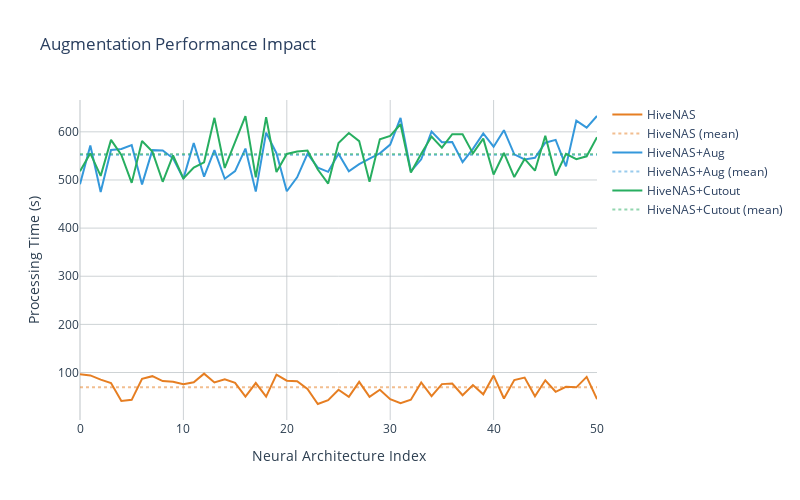

Notebook code for this chart:
### Markdown cell above
#### Augmentation Performance Impact
*Augmentation & Cutout impact on performance (resource-intensive image manipulation)*

### Code cell
''' Although Aug. and Cutout significiantly prevent overfitting, they dramatically increase training time '''

# Indices included in this analysis
dfs_idx = [0, 1, 3]

# Data manipulation
time_impact = {}
for (idx, (k, df)) in enumerate(main_dfs.items()):
    if idx not in dfs_idx:
        continue
        
    if main_dfs[k]['data'].empty:
        print(f'Skipping {main_dfs[k]["name"]}, no main data file found...\n')
        continue
        
    time_impact[main_dfs[k]['name']] = main_dfs[k]['data']['time'].values

# Truncate data lengths to match (for aesthetic purposes)
truncate_lists(time_impact)

# Figure customization
fig = go.Figure()
fig.update_layout(
    title='Augmentation Performance Impact',
    xaxis_title='Neural Architecture Index', 
    yaxis_title='Processing Time (s)',
    plot_bgcolor='white',
    autosize=False,
    width=800,
    height=500
)

fig.update_yaxes(color=PLOT_TEXT_COLOR,
                 zeroline=True,
                 zerolinewidth=1,
                 zerolinecolor=GRID_ZERO_LINE_COLOR,
                 gridcolor=GRID_LINE_COLOR)

fig.update_xaxes(color=PLOT_TEXT_COLOR,
                 zeroline=True,
                 zerolinewidth=1,
                 zerolinecolor=GRID_ZERO_LINE_COLOR,
                 gridcolor=GRID_LINE_COLOR)


for idx, (name, trace_data) in enumerate(time_impact.items()):
    # Traces
    fig.add_trace(go.Scatter(x=list(range(len(trace_data))), y=trace_data,
                             mode='lines',
                             name=name,
                             line=dict(color=TRACE_COLORS[idx])))
    fig.add_trace(go.Scatter(x=list(range(len(trace_data))), y=[trace_data.mean() for _ in range(len(trace_data))],
                             mode='lines',
                             name=f'{name} (mean)',
                             line=dict(color=TRACE_DOTTED_COLORS[idx], dash='dot')))


fig.write_image(ANALYSIS_RESULTS_PATH + 'aug_performance_impact.eps')

fig.show()

### Figure 1 — Plotly figure (JSON) as saved in the notebook; plotly's stock layout.template omitted (floating-point values rounded to 4 significant figures)
{"data": [{"line": {"color": "rgba(230,126,34,1.0)"}, "mode": "lines", "name": "HiveNAS", "type": "scatter", "x": [0, 1, 2, 3, 4, 5, 6, 7, 8, 9, 10, 11, 12, 13, 14, 15, 16, 17, 18, 19, 20, 21, 22, 23, 24, 25, 26, 27, 28, 29, 30, 31, 32, 33, 34, 35, 36, 37, 38, 39, 40, 41, 42, 43, 44, 45, 46, 47, 48, 49, 50], "y": [96.21, 93.93, 85.12, 78.24, 40.85, 43.25, 86.88, 92.39, 82.22, 80.59, 75.55, 79.88, 97.65, 79.42, 85.9, 78.45, 50.11, 78.18, 50.05, 95.75, 83.1, 82.08, 65.74, 34.6, 42.71, 64.31, 49.32, 80.64, 49.45, 64.39, 44.72, 36.4, 43.41, 79.34, 50.93, 75.93, 77.08, 52.73, 73.86, 54.74, 93.68, 45.99, 84.46, 89.53, 50.7, 83.9, 59.98, 70.22, 69.21, 90.98, 44.61]}, {"line": {"color": "rgba(230,126,34,0.5)", "dash": "dot"}, "mode": "lines", "name": "HiveNAS (mean)", "type": "scatter", "x": [0, 1, 2, 3, 4, 5, 6, 7, 8, 9, 10, 11, 12, 13, 14, 15, 16, 17, 18, 19, 20, 21, 22, 23, 24, 25, 26, 27, 28, 29, 30, 31, 32, 33, 34, 35, 36, 37, 38, 39, 40, 41, 42, 43, 44, 45, 46, 47, 48, 49, 50], "y": [69.4, 69.4, 69.4, 69.4, 69.4, 69.4, 69.4, 69.4, 69.4, 69.4, 69.4, 69.4, 69.4, 69.4, 69.4, 69.4, 69.4, 69.4, 69.4, 69.4, 69.4, 69.4, 69.4, 69.4, 69.4, 69.4, 69.4, 69.4, 69.4, 69.4, 69.4, 69.4, 69.4, 69.4, 69.4, 69.4, 69.4, 69.4, 69.4, 69.4, 69.4, 69.4, 69.4, 69.4, 69.4, 69.4, 69.4, 69.4, 69.4, 69.4, 69.4]}, {"line": {"color": "rgba(52,152,219,1.0)"}, "mode": "lines", "name": "HiveNAS+Aug", "type": "scatter", "x": [0, 1, 2, 3, 4, 5, 6, 7, 8, 9, 10, 11, 12, 13, 14, 15, 16, 17, 18, 19, 20, 21, 22, 23, 24, 25, 26, 27, 28, 29, 30, 31, 32, 33, 34, 35, 36, 37, 38, 39, 40, 41, 42, 43, 44, 45, 46, 47, 48, 49, 50], "y": [491.3, 571.8, 475.2, 562.4, 564.4, 572.3, 490.8, 562.0, 561.4, 544.9, 502.7, 576.7, 507.0, 562.0, 502.5, 518.3, 565.2, 475.8, 598.3, 555.5, 476.6, 505.5, 554.5, 525.6, 516.9, 554.4, 518.1, 532.9, 544.3, 555.4, 573.5, 628.8, 518.0, 542.9, 600.7, 578.6, 578.8, 537.2, 564.8, 596.8, 569.1, 603.4, 553.2, 542.8, 546.1, 577.4, 583.3, 528.3, 623.0, 608.7, 632.9]}, {"line": {"color": "rgba(52,152,219,0.5)", "dash": "dot"}, "mode": "lines", "name": "HiveNAS+Aug (mean)", "type": "scatter", "x": [0, 1, 2, 3, 4, 5, 6, 7, 8, 9, 10, 11, 12, 13, 14, 15, 16, 17, 18, 19, 20, 21, 22, 23, 24, 25, 26, 27, 28, 29, 30, 31, 32, 33, 34, 35, 36, 37, 38, 39, 40, 41, 42, 43, 44, 45, 46, 47, 48, 49, 50], "y": [551.6, 551.6, 551.6, 551.6, 551.6, 551.6, 551.6, 551.6, 551.6, 551.6, 551.6, 551.6, 551.6, 551.6, 551.6, 551.6, 551.6, 551.6, 551.6, 551.6, 551.6, 551.6, 551.6, 551.6, 551.6, 551.6, 551.6, 551.6, 551.6, 551.6, 551.6, 551.6, 551.6, 551.6, 551.6, 551.6, 551.6, 551.6, 551.6, 551.6, 551.6, 551.6, 551.6, 551.6, 551.6, 551.6, 551.6, 551.6, 551.6, 551.6, 551.6]}, {"line": {"color": "rgba(39,174,96,1.0)"}, "mode": "lines", "name": "HiveNAS+Cutout", "type": "scatter", "x": [0, 1, 2, 3, 4, 5, 6, 7, 8, 9, 10, 11, 12, 13, 14, 15, 16, 17, 18, 19, 20, 21, 22, 23, 24, 25, 26, 27, 28, 29, 30, 31, 32, 33, 34, 35, 36, 37, 38, 39, 40, 41, 42, 43, 44, 45, 46, 47, 48, 49, 50], "y": [518.2, 555.4, 508.5, 583.3, 551.9, 493.9, 580.9, 558.8, 496.2, 550.9, 503.3, 525.7, 536.6, 629.0, 524.9, 577.3, 632.5, 505.2, 630.6, 516.7, 554.1, 559.3, 561.0, 521.7, 492.6, 576.8, 597.6, 580.7, 496.4, 584.4, 591.4, 615.7, 515.3, 554.7, 590.2, 567.1, 595.0, 594.8, 555.1, 585.9, 511.3, 556.1, 506.0, 543.7, 519.3, 591.9, 509.1, 554.2, 543.2, 549.1, 588.9]}, {"line": {"color": "rgba(39,174,96,0.5)", "dash": "dot"}, "mode": "lines", "name": "HiveNAS+Cutout (mean)", "type": "scatter", "x": [0, 1, 2, 3, 4, 5, 6, 7, 8, 9, 10, 11, 12, 13, 14, 15, 16, 17, 18, 19, 20, 21, 22, 23, 24, 25, 26, 27, 28, 29, 30, 31, 32, 33, 34, 35, 36, 37, 38, 39, 40, 41, 42, 43, 44, 45, 46, 47, 48, 49, 50], "y": [553.8, 553.8, 553.8, 553.8, 553.8, 553.8, 553.8, 553.8, 553.8, 553.8, 553.8, 553.8, 553.8, 553.8, 553.8, 553.8, 553.8, 553.8, 553.8, 553.8, 553.8, 553.8, 553.8, 553.8, 553.8, 553.8, 553.8, 553.8, 553.8, 553.8, 553.8, 553.8, 553.8, 553.8, 553.8, 553.8, 553.8, 553.8, 553.8, 553.8, 553.8, 553.8, 553.8, 553.8, 553.8, 553.8, 553.8, 553.8, 553.8, 553.8, 553.8]}], "layout": {"autosize": false, "height": 500, "plot_bgcolor": "white", "title": {"text": "Augmentation Performance Impact"}, "width": 800, "xaxis": {"color": "rgba(44,62,80,1.0)", "gridcolor": "rgba(189,195,199,0.75)", "title": {"text": "Neural Architecture Index"}, "zeroline": true, "zerolinecolor": "rgba(189,195,199,1.0)", "zerolinewidth": 1}, "yaxis": {"color": "rgba(44,62,80,1.0)", "gridcolor": "rgba(189,195,199,0.75)", "title": {"text": "Processing Time (s)"}, "zeroline": true, "zerolinecolor": "rgba(189,195,199,1.0)", "zerolinewidth": 1}}}
